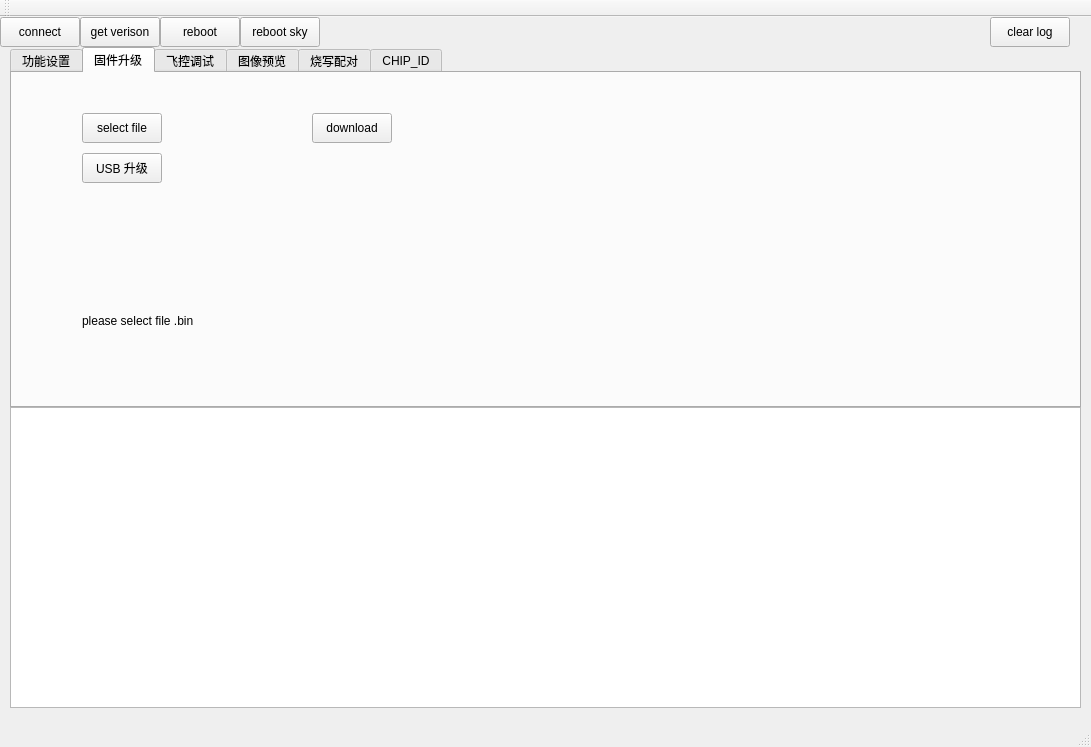
<?xml version="1.0" encoding="UTF-8"?>
<ui version="4.0">
 <class>QCoolDownlaodClass</class>
 <widget class="QMainWindow" name="QCoolDownlaodClass">
  <property name="windowModality">
   <enum>Qt::NonModal</enum>
  </property>
  <property name="geometry">
   <rect>
    <x>0</x>
    <y>0</y>
    <width>1091</width>
    <height>747</height>
   </rect>
  </property>
  <property name="windowTitle">
   <string>QCoolDownlaod</string>
  </property>
  <widget class="QWidget" name="centralWidget">
   <widget class="QTextBrowser" name="textBrowser">
    <property name="geometry">
     <rect>
      <x>10</x>
      <y>390</y>
      <width>1071</width>
      <height>301</height>
     </rect>
    </property>
   </widget>
   <widget class="QPushButton" name="sel_connect">
    <property name="geometry">
     <rect>
      <x>0</x>
      <y>0</y>
      <width>80</width>
      <height>30</height>
     </rect>
    </property>
    <property name="text">
     <string>connect</string>
    </property>
   </widget>
   <widget class="QPushButton" name="sel_get_verison">
    <property name="geometry">
     <rect>
      <x>80</x>
      <y>0</y>
      <width>80</width>
      <height>30</height>
     </rect>
    </property>
    <property name="text">
     <string>get verison</string>
    </property>
   </widget>
   <widget class="QTabWidget" name="tabWidget">
    <property name="enabled">
     <bool>true</bool>
    </property>
    <property name="geometry">
     <rect>
      <x>10</x>
      <y>30</y>
      <width>1071</width>
      <height>361</height>
     </rect>
    </property>
    <property name="currentIndex">
     <number>1</number>
    </property>
    <widget class="QWidget" name="tab_setting">
     <attribute name="title">
      <string>功能设置</string>
     </attribute>
     <widget class="QPushButton" name="bt_get_setting">
      <property name="geometry">
       <rect>
        <x>20</x>
        <y>10</y>
        <width>91</width>
        <height>30</height>
       </rect>
      </property>
      <property name="text">
       <string>get setting</string>
      </property>
     </widget>
     <widget class="QTreeWidget" name="factory_setting_treeWidget">
      <property name="geometry">
       <rect>
        <x>290</x>
        <y>0</y>
        <width>881</width>
        <height>331</height>
       </rect>
      </property>
      <column>
       <property name="text">
        <string notr="true">1</string>
       </property>
      </column>
     </widget>
     <widget class="QPushButton" name="bt_save_setting">
      <property name="geometry">
       <rect>
        <x>20</x>
        <y>50</y>
        <width>91</width>
        <height>30</height>
       </rect>
      </property>
      <property name="text">
       <string>save setting</string>
      </property>
     </widget>
    </widget>
    <widget class="QWidget" name="tab">
     <attribute name="title">
      <string>固件升级</string>
     </attribute>
     <widget class="QPushButton" name="sel_bt">
      <property name="geometry">
       <rect>
        <x>70</x>
        <y>40</y>
        <width>80</width>
        <height>30</height>
       </rect>
      </property>
      <property name="text">
       <string>select file</string>
      </property>
     </widget>
     <widget class="QPushButton" name="download_pt">
      <property name="geometry">
       <rect>
        <x>300</x>
        <y>40</y>
        <width>80</width>
        <height>30</height>
       </rect>
      </property>
      <property name="text">
       <string>download</string>
      </property>
     </widget>
     <widget class="QPushButton" name="bt_usb_update">
      <property name="geometry">
       <rect>
        <x>70</x>
        <y>80</y>
        <width>80</width>
        <height>30</height>
       </rect>
      </property>
      <property name="text">
       <string>USB 升级</string>
      </property>
     </widget>
     <widget class="QLabel" name="label_update">
      <property name="geometry">
       <rect>
        <x>70</x>
        <y>240</y>
        <width>951</width>
        <height>16</height>
       </rect>
      </property>
      <property name="text">
       <string>please select file .bin</string>
      </property>
     </widget>
    </widget>
    <widget class="QWidget" name="tab_debug">
     <attribute name="title">
      <string>飞控调试</string>
     </attribute>
     <widget class="QPushButton" name="bt_flydebugstart">
      <property name="geometry">
       <rect>
        <x>10</x>
        <y>20</y>
        <width>81</width>
        <height>23</height>
       </rect>
      </property>
      <property name="text">
       <string>读取调试数据</string>
      </property>
     </widget>
     <widget class="QPushButton" name="bt_flydebugstop">
      <property name="geometry">
       <rect>
        <x>120</x>
        <y>20</y>
        <width>81</width>
        <height>23</height>
       </rect>
      </property>
      <property name="text">
       <string>停止</string>
      </property>
     </widget>
     <widget class="QPushButton" name="bt_cf_protocol">
      <property name="geometry">
       <rect>
        <x>10</x>
        <y>50</y>
        <width>81</width>
        <height>23</height>
       </rect>
      </property>
      <property name="text">
       <string>get protocol</string>
      </property>
     </widget>
     <widget class="QPushButton" name="bt_imu_cali">
      <property name="geometry">
       <rect>
        <x>10</x>
        <y>80</y>
        <width>81</width>
        <height>23</height>
       </rect>
      </property>
      <property name="text">
       <string>IMU校准</string>
      </property>
     </widget>
     <widget class="QPushButton" name="bt_mag_cali">
      <property name="geometry">
       <rect>
        <x>10</x>
        <y>110</y>
        <width>81</width>
        <height>23</height>
       </rect>
      </property>
      <property name="text">
       <string>MAG校准</string>
      </property>
     </widget>
    </widget>
    <widget class="QWidget" name="tab_2">
     <attribute name="title">
      <string>图像预览</string>
     </attribute>
     <widget class="QPushButton" name="bt_take_pic">
      <property name="enabled">
       <bool>true</bool>
      </property>
      <property name="geometry">
       <rect>
        <x>40</x>
        <y>40</y>
        <width>80</width>
        <height>30</height>
       </rect>
      </property>
      <property name="text">
       <string>拍照</string>
      </property>
     </widget>
     <widget class="QPushButton" name="bt_record_start">
      <property name="enabled">
       <bool>true</bool>
      </property>
      <property name="geometry">
       <rect>
        <x>40</x>
        <y>90</y>
        <width>80</width>
        <height>30</height>
       </rect>
      </property>
      <property name="text">
       <string>开始录像</string>
      </property>
     </widget>
     <widget class="QPushButton" name="bt_record_stop">
      <property name="enabled">
       <bool>true</bool>
      </property>
      <property name="geometry">
       <rect>
        <x>40</x>
        <y>140</y>
        <width>80</width>
        <height>30</height>
       </rect>
      </property>
      <property name="text">
       <string>停止录像</string>
      </property>
     </widget>
    </widget>
    <widget class="QWidget" name="tab_3">
     <attribute name="title">
      <string>烧写配对</string>
     </attribute>
    </widget>
    <widget class="QWidget" name="tab_4">
     <attribute name="title">
      <string>CHIP_ID</string>
     </attribute>
     <widget class="QPushButton" name="bt_get_chip_id">
      <property name="geometry">
       <rect>
        <x>200</x>
        <y>220</y>
        <width>91</width>
        <height>30</height>
       </rect>
      </property>
      <property name="text">
       <string>get chip id</string>
      </property>
     </widget>
     <widget class="QPushButton" name="bt_set_chip_id">
      <property name="geometry">
       <rect>
        <x>460</x>
        <y>220</y>
        <width>121</width>
        <height>30</height>
       </rect>
      </property>
      <property name="text">
       <string>set chip id</string>
      </property>
     </widget>
     <widget class="QComboBox" name="comboBox_class">
      <property name="geometry">
       <rect>
        <x>200</x>
        <y>100</y>
        <width>69</width>
        <height>31</height>
       </rect>
      </property>
      <item>
       <property name="text">
        <string>S1</string>
       </property>
      </item>
     </widget>
     <widget class="QComboBox" name="comboBox_year">
      <property name="geometry">
       <rect>
        <x>300</x>
        <y>100</y>
        <width>69</width>
        <height>31</height>
       </rect>
      </property>
      <item>
       <property name="text">
        <string>2018</string>
       </property>
      </item>
      <item>
       <property name="text">
        <string>2019</string>
       </property>
      </item>
      <item>
       <property name="text">
        <string>2020</string>
       </property>
      </item>
      <item>
       <property name="text">
        <string>2021</string>
       </property>
      </item>
      <item>
       <property name="text">
        <string>2022</string>
       </property>
      </item>
      <item>
       <property name="text">
        <string>2023</string>
       </property>
      </item>
      <item>
       <property name="text">
        <string>2024</string>
       </property>
      </item>
      <item>
       <property name="text">
        <string>2025</string>
       </property>
      </item>
      <item>
       <property name="text">
        <string>2026</string>
       </property>
      </item>
      <item>
       <property name="text">
        <string>2027</string>
       </property>
      </item>
      <item>
       <property name="text">
        <string>2028</string>
       </property>
      </item>
      <item>
       <property name="text">
        <string>2029</string>
       </property>
      </item>
      <item>
       <property name="text">
        <string>2030</string>
       </property>
      </item>
      <item>
       <property name="text">
        <string>2031</string>
       </property>
      </item>
      <item>
       <property name="text">
        <string>2032</string>
       </property>
      </item>
      <item>
       <property name="text">
        <string>2033</string>
       </property>
      </item>
     </widget>
     <widget class="QComboBox" name="comboBox_month">
      <property name="geometry">
       <rect>
        <x>400</x>
        <y>100</y>
        <width>69</width>
        <height>31</height>
       </rect>
      </property>
      <item>
       <property name="text">
        <string>一月</string>
       </property>
      </item>
      <item>
       <property name="text">
        <string>二月</string>
       </property>
      </item>
      <item>
       <property name="text">
        <string>三月</string>
       </property>
      </item>
      <item>
       <property name="text">
        <string>四月</string>
       </property>
      </item>
      <item>
       <property name="text">
        <string>五月</string>
       </property>
      </item>
      <item>
       <property name="text">
        <string>六月</string>
       </property>
      </item>
      <item>
       <property name="text">
        <string>七月</string>
       </property>
      </item>
      <item>
       <property name="text">
        <string>八月</string>
       </property>
      </item>
      <item>
       <property name="text">
        <string>九月</string>
       </property>
      </item>
      <item>
       <property name="text">
        <string>十月</string>
       </property>
      </item>
      <item>
       <property name="text">
        <string>十一月</string>
       </property>
      </item>
      <item>
       <property name="text">
        <string>十二月</string>
       </property>
      </item>
     </widget>
     <widget class="QComboBox" name="comboBox_day">
      <property name="geometry">
       <rect>
        <x>500</x>
        <y>100</y>
        <width>69</width>
        <height>31</height>
       </rect>
      </property>
      <item>
       <property name="text">
        <string>1</string>
       </property>
      </item>
      <item>
       <property name="text">
        <string>2</string>
       </property>
      </item>
      <item>
       <property name="text">
        <string>3</string>
       </property>
      </item>
      <item>
       <property name="text">
        <string>4</string>
       </property>
      </item>
      <item>
       <property name="text">
        <string>5</string>
       </property>
      </item>
      <item>
       <property name="text">
        <string>6</string>
       </property>
      </item>
      <item>
       <property name="text">
        <string>7</string>
       </property>
      </item>
      <item>
       <property name="text">
        <string>8</string>
       </property>
      </item>
      <item>
       <property name="text">
        <string>9</string>
       </property>
      </item>
      <item>
       <property name="text">
        <string>10</string>
       </property>
      </item>
      <item>
       <property name="text">
        <string>11</string>
       </property>
      </item>
      <item>
       <property name="text">
        <string>12</string>
       </property>
      </item>
      <item>
       <property name="text">
        <string>13</string>
       </property>
      </item>
      <item>
       <property name="text">
        <string>14</string>
       </property>
      </item>
      <item>
       <property name="text">
        <string>15</string>
       </property>
      </item>
      <item>
       <property name="text">
        <string>16</string>
       </property>
      </item>
      <item>
       <property name="text">
        <string>17</string>
       </property>
      </item>
      <item>
       <property name="text">
        <string>18</string>
       </property>
      </item>
      <item>
       <property name="text">
        <string>19</string>
       </property>
      </item>
      <item>
       <property name="text">
        <string>20</string>
       </property>
      </item>
      <item>
       <property name="text">
        <string>21</string>
       </property>
      </item>
      <item>
       <property name="text">
        <string>22</string>
       </property>
      </item>
      <item>
       <property name="text">
        <string>23</string>
       </property>
      </item>
      <item>
       <property name="text">
        <string>24</string>
       </property>
      </item>
      <item>
       <property name="text">
        <string>25</string>
       </property>
      </item>
      <item>
       <property name="text">
        <string>26</string>
       </property>
      </item>
      <item>
       <property name="text">
        <string>27</string>
       </property>
      </item>
      <item>
       <property name="text">
        <string>28</string>
       </property>
      </item>
      <item>
       <property name="text">
        <string>29</string>
       </property>
      </item>
      <item>
       <property name="text">
        <string>30</string>
       </property>
      </item>
      <item>
       <property name="text">
        <string>31</string>
       </property>
      </item>
     </widget>
     <widget class="QLabel" name="label_class">
      <property name="geometry">
       <rect>
        <x>200</x>
        <y>80</y>
        <width>54</width>
        <height>12</height>
       </rect>
      </property>
      <property name="text">
       <string>设备类型</string>
      </property>
     </widget>
     <widget class="QLabel" name="label_year">
      <property name="geometry">
       <rect>
        <x>300</x>
        <y>80</y>
        <width>54</width>
        <height>12</height>
       </rect>
      </property>
      <property name="text">
       <string>年</string>
      </property>
     </widget>
     <widget class="QLabel" name="label_month">
      <property name="geometry">
       <rect>
        <x>400</x>
        <y>80</y>
        <width>54</width>
        <height>12</height>
       </rect>
      </property>
      <property name="text">
       <string>月</string>
      </property>
     </widget>
     <widget class="QLabel" name="label_day">
      <property name="geometry">
       <rect>
        <x>500</x>
        <y>80</y>
        <width>54</width>
        <height>12</height>
       </rect>
      </property>
      <property name="text">
       <string>日</string>
      </property>
     </widget>
     <widget class="QLabel" name="label_num">
      <property name="geometry">
       <rect>
        <x>600</x>
        <y>80</y>
        <width>54</width>
        <height>12</height>
       </rect>
      </property>
      <property name="text">
       <string>编号</string>
      </property>
     </widget>
     <widget class="QPushButton" name="bt_num_plus">
      <property name="geometry">
       <rect>
        <x>770</x>
        <y>80</y>
        <width>91</width>
        <height>30</height>
       </rect>
      </property>
      <property name="text">
       <string>num +</string>
      </property>
     </widget>
     <widget class="QPushButton" name="bt_num_mi">
      <property name="geometry">
       <rect>
        <x>770</x>
        <y>120</y>
        <width>91</width>
        <height>30</height>
       </rect>
      </property>
      <property name="text">
       <string>num -</string>
      </property>
     </widget>
     <widget class="QPushButton" name="bt_generate_chip_id">
      <property name="geometry">
       <rect>
        <x>460</x>
        <y>180</y>
        <width>121</width>
        <height>30</height>
       </rect>
      </property>
      <property name="text">
       <string>generate chip id</string>
      </property>
     </widget>
     <widget class="QLineEdit" name="lineEdit">
      <property name="geometry">
       <rect>
        <x>600</x>
        <y>100</y>
        <width>113</width>
        <height>31</height>
       </rect>
      </property>
      <property name="text">
       <string>0</string>
      </property>
     </widget>
    </widget>
   </widget>
   <widget class="QPushButton" name="bt_reboot">
    <property name="enabled">
     <bool>true</bool>
    </property>
    <property name="geometry">
     <rect>
      <x>160</x>
      <y>0</y>
      <width>80</width>
      <height>30</height>
     </rect>
    </property>
    <property name="text">
     <string>reboot</string>
    </property>
   </widget>
   <widget class="QPushButton" name="bt_clear_log">
    <property name="enabled">
     <bool>true</bool>
    </property>
    <property name="geometry">
     <rect>
      <x>990</x>
      <y>0</y>
      <width>80</width>
      <height>30</height>
     </rect>
    </property>
    <property name="text">
     <string>clear log</string>
    </property>
   </widget>
   <widget class="QPushButton" name="bt_reboot_sky">
    <property name="enabled">
     <bool>true</bool>
    </property>
    <property name="geometry">
     <rect>
      <x>240</x>
      <y>0</y>
      <width>80</width>
      <height>30</height>
     </rect>
    </property>
    <property name="text">
     <string>reboot sky</string>
    </property>
   </widget>
   <zorder>tabWidget</zorder>
   <zorder>textBrowser</zorder>
   <zorder>sel_connect</zorder>
   <zorder>sel_get_verison</zorder>
   <zorder>bt_reboot</zorder>
   <zorder>bt_clear_log</zorder>
   <zorder>bt_reboot_sky</zorder>
  </widget>
  <widget class="QMenuBar" name="menuBar">
   <property name="geometry">
    <rect>
     <x>0</x>
     <y>0</y>
     <width>1091</width>
     <height>22</height>
    </rect>
   </property>
  </widget>
  <widget class="QToolBar" name="mainToolBar">
   <attribute name="toolBarArea">
    <enum>TopToolBarArea</enum>
   </attribute>
   <attribute name="toolBarBreak">
    <bool>false</bool>
   </attribute>
  </widget>
  <widget class="QStatusBar" name="statusBar"/>
 </widget>
 <layoutdefault spacing="6" margin="11"/>
 <resources>
  <include location="QCoolDownlaod.qrc"/>
 </resources>
 <connections/>
</ui>
